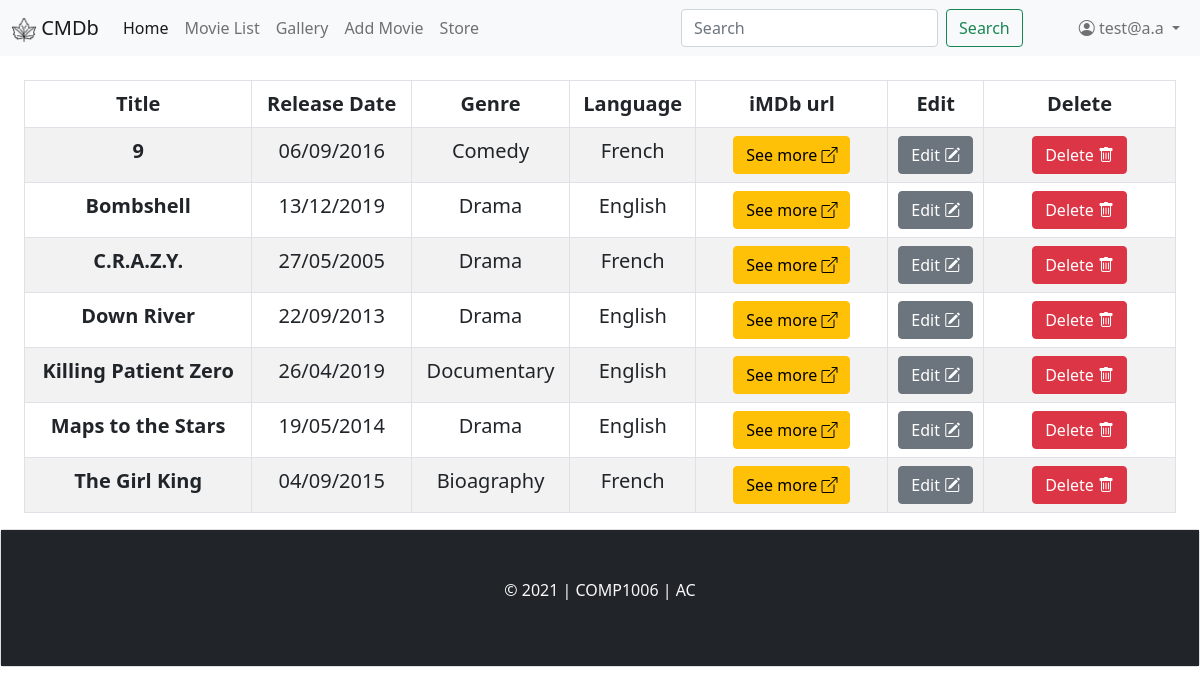
Page /movies.php (signed in) on the committed database.
### tables this page shows
CREATE TABLE `movies` (
  `movie_id` int NOT NULL AUTO_INCREMENT,
  `movie_title` varchar(50) DEFAULT NULL,
  `release_date` date DEFAULT NULL,
  `genre` varchar(32) DEFAULT NULL,
  `lang` enum('english','french') DEFAULT 'english',
  `url` varchar(100) DEFAULT NULL,
  `poster` varchar(100) DEFAULT NULL,
  PRIMARY KEY (`movie_id`)
);

### validations.php (called while the page is built, shortened)
<?php
    function is_logged_in(){
        return isset($_SESSION['user_id']);
    }
?>

### movies.php (the view, shortened to what this page needs)
<?php
require_once 'validations.php';
require_once 'database.php';
$conn = db_connect();
include_once './shared/top.php';
$sql = "SELECT * FROM movies";
$sql .= " ORDER by movie_title";
$movies = db_queryAll($sql, $conn);
?>
<div class="table-responsive mt-4 ms-4 me-4">
    <table class="sortable table table-striped table-bordered fs-5">
        <thead>
            <tr>
                <th scope="col" class="text-center">Title</th>
                <th scope="col" class="text-center">Release Date</th>
                <th scope="col" class="text-center">Genre</th>
                <th scope="col" class="text-center">Language</th>
                <th scope="col" class="text-center col-2 sorttable_nosort">iMDb url</th>
                <?php if(is_logged_in()){ ?>
                <th scope="col" class="text-center col-1 sorttable_nosort">Edit</th>
                <th scope="col" class="text-center col-2 sorttable_nosort">Delete</th>
                <?php }?>
            </tr>
        </thead>
        <tbody>
            <?php foreach ($movies as $movie) { ?>
            <tr>
                <th scope="row" class="text-center"><?php echo $movie['movie_title'] ?></th>
                <td class="text-center"><?php format_date($movie['release_date']) ?></td>
                <td class="text-center"><?php echo ucfirst($movie['genre']) ?></td>
                <td class="text-center"><?php echo ucfirst($movie['lang']) ?></td>
                <td class="text-center"><a href="<?php echo $movie['url'] ?>" target="_blank"
                        class="btn btn-warning"><span class="d-none d-sm-inline">See more</span> <i
                            class="bi bi-box-arrow-up-right"></i></a></td>
                <?php if(is_logged_in()){ ?>
                <td class="text-center"><a href="movie-edit.php?movie_id=<?php echo $movie['movie_id'];?>"
                        class="btn btn-secondary"><span class="d-none d-sm-inline">Edit</span> <i
                            class="bi bi-pencil-square"></i></a></td>
                <td class="text-center"><a href="movie-delete.php?movie_id=<?php echo $movie['movie_id'];?>"
                        class="btn btn-danger"><span class="d-none d-sm-inline">Delete</span> <i
                            class="bi bi-trash"></i></a></td>
                <?php } ?>
            </tr>
            <?php } ?>
        </tbody>
    </table>
</div>
<?php
include_once './shared/footer.php';
?>

### database.php (shortened to what this page needs)
<?php
function db_queryAll($sql, $conn){
    try{
        $cmd = $conn->prepare($sql);
        $cmd -> execute();
        return $cmd->fetchAll();
    } catch (Exception $e) {
        header("Location: error.php");
    }
}
function format_date($release_date){
    $date = new DateTime($release_date);
    echo $date->format('d/m/Y');
}
?>

### rows in the picture
movies: movie_title "9", release_date "06/09/2016", genre "Comedy", lang "French"
movies: movie_title "Bombshell", release_date "13/12/2019", genre "Drama", lang "English"
movies: movie_title "C.R.A.Z.Y.", release_date "27/05/2005", genre "Drama", lang "French"
movies: movie_title "Down River", release_date "22/09/2013", genre "Drama", lang "English"
movies: movie_title "Killing Patient Zero", release_date "26/04/2019", genre "Documentary", lang "English"
movies: movie_title "Maps to the Stars", release_date "19/05/2014", genre "Drama", lang "English"
movies: movie_title "The Girl King", release_date "04/09/2015", genre "Bioagraphy", lang "French"

### other values in the picture
$_SESSION['username'] "test@a.a"
